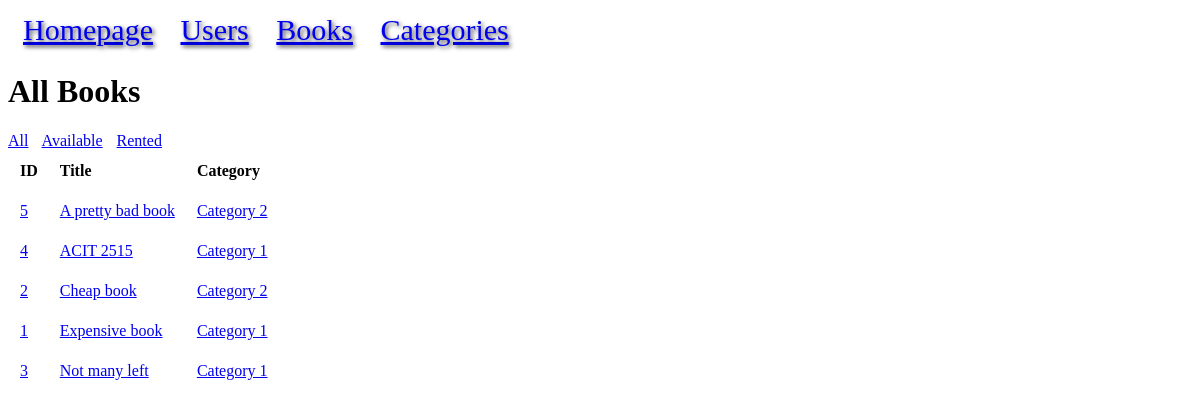
Before: /books with the older database file.
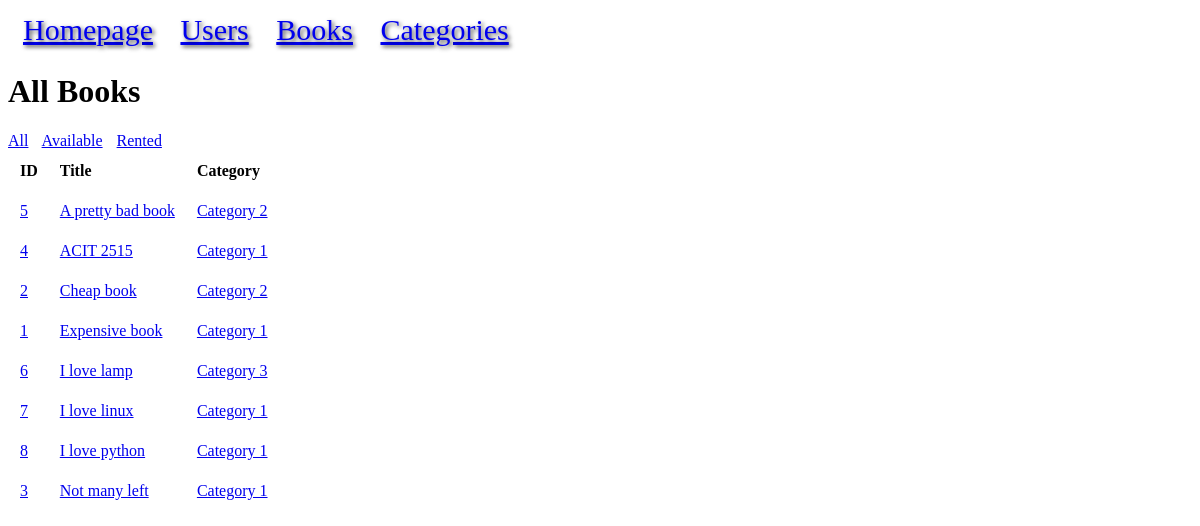
After: the same page with the newer database file.
### models.py (models this page shows, shortened)
class Book(db.Model):
    id = mapped_column(Integer, primary_key=True, autoincrement=True)
    title = mapped_column(String)
    price = mapped_column(DECIMAL(10, 2))
    available = mapped_column(Integer, default=0)
    rating = mapped_column(Integer)
    upc = mapped_column(String, unique=True)
    url = mapped_column(String)
    category_id = mapped_column(Integer, ForeignKey("category.id"))
    category = relationship("Category", back_populates="books")
    rentals = relationship("BookRental", back_populates="book")

class Category(db.Model):
    id = mapped_column(Integer, primary_key=True)
    name = mapped_column(String, unique=True)
    books = relationship("Book", back_populates="category")

### app.py (the view)
@app.route("/books")
def books():
    statement = db.select(Book).order_by(Book.title)
    results = db.session.execute(statement).scalars()
    return render_template("books.html", results=results)

### templates/books.html
{% extends "base.html" %}
{% block content %}
<h1>All Books</h1>
<span style="margin-right: 10px;"><a href="{{ url_for('books') }}">All</a></span>
<span style="margin-right: 10px;"><a href="{{ url_for('available') }}">Available</a></span>
<span><a href="{{ url_for('rented') }}">Rented</a></span>
<table>
<tr>
    <th style="text-align: left;">ID</th>
    <th style="text-align: left;">Title</th>
    <th style="text-align: left;">Category</th>
</tr>
{% for book in results %}
<tr>
    <td><a href="{{ url_for('book', id=book.id) }}">{{ book.id }}</td></a>
    <td><a href="{{ url_for('book', id=book.id) }}">{{ book.title }}</td></a>
    <td> <a href="{{ url_for('category_detail', name=book.category.name) }}">{{ book.category.name }}</td></a>
</tr>
{% endfor %}
</table>
{% endblock %}

Changed rows visible on the page:
added Book: id "6", title "I love lamp", category.name "Category 3"
added Book: id "7", title "I love linux", category.name "Category 1"
added Book: id "8", title "I love python", category.name "Category 1"
